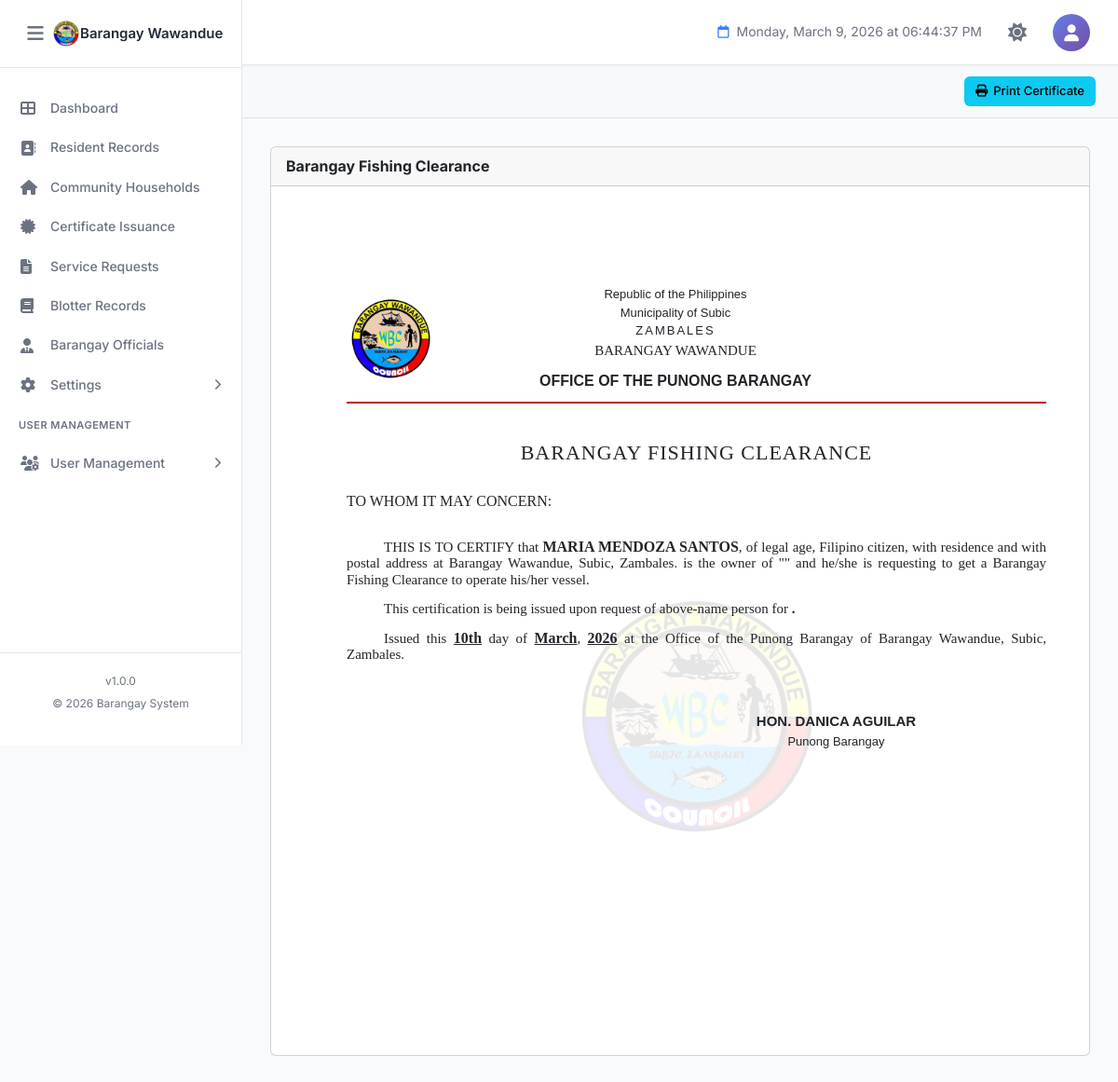
Page /certifications/certificate-fishingclearance.php?resident_id=13 (signed in) on the committed database.
### tables this page shows
CREATE TABLE `barangay_info` (
  `id` int(11) NOT NULL,
  `province_name` varchar(100) NOT NULL DEFAULT 'Province Name',
  `town_name` varchar(100) NOT NULL DEFAULT 'Town/City Name',
  `barangay_name` varchar(100) NOT NULL DEFAULT 'Barangay Name',
  `contact_number` varchar(20) DEFAULT NULL,
  `dashboard_text` text DEFAULT NULL,
  `municipal_logo` varchar(255) DEFAULT NULL COMMENT 'Path to municipal/city logo',
  `barangay_logo` varchar(255) DEFAULT NULL COMMENT 'Path to barangay logo',
  `dashboard_image` varchar(255) DEFAULT NULL COMMENT 'Path to dashboard background image',
  `created_at` timestamp NOT NULL DEFAULT current_timestamp(),
  `updated_at` timestamp NOT NULL DEFAULT current_timestamp() ON UPDATE current_timestamp(),
  `updated_by` int(11) DEFAULT NULL COMMENT 'User ID who last updated',
  PRIMARY KEY (`id`),
  KEY `fk_barangay_info_user` (`updated_by`)
);

CREATE TABLE `residents` (
  `id` int(11) NOT NULL AUTO_INCREMENT,
  `resident_id` varchar(20) DEFAULT NULL COMMENT 'Auto-generated resident ID (Format: W-XXXXX)',
  `photo` varchar(255) DEFAULT NULL COMMENT 'Path to resident photo',
  `first_name` varchar(100) NOT NULL,
  `middle_name` varchar(100) DEFAULT NULL,
  `last_name` varchar(100) NOT NULL,
  `suffix` varchar(20) DEFAULT NULL COMMENT 'Jr., Sr., III, etc.',
  `sex` enum('Male','Female','Other') NOT NULL,
  `date_of_birth` date NOT NULL,
  `age` int(3) DEFAULT NULL COMMENT 'Calculated from date_of_birth',
  `place_of_birth` varchar(255) DEFAULT NULL,
  `religion` varchar(100) DEFAULT NULL,
  `ethnicity` enum('IPS','Non-IPS','') DEFAULT NULL COMMENT 'Indigenous People Status',
  `mobile_number` varchar(20) NOT NULL,
  `email` varchar(100) DEFAULT NULL,
  `current_address` text NOT NULL,
  `household_no` varchar(50) DEFAULT NULL,
  `household_contact` varchar(20) DEFAULT NULL,
  `purok` varchar(50) DEFAULT NULL,
  `civil_status` enum('Single','Married','Widowed','Separated','Divorced') NOT NULL,
  `spouse_name` varchar(255) DEFAULT NULL,
  `father_name` varchar(255) DEFAULT NULL,
  `mother_name` varchar(255) DEFAULT NULL,
  `number_of_children` int(2) DEFAULT 0,
  `household_head` varchar(255) DEFAULT NULL,
  `educational_attainment` varchar(100) DEFAULT NULL,
  `employment_status` varchar(50) DEFAULT NULL,
  `occupation` varchar(100) DEFAULT NULL,
  `monthly_income` varchar(50) DEFAULT NULL,
  `fourps_member` enum('Yes','No') DEFAULT 'No' COMMENT '4Ps Beneficiary',
  `fourps_id` varchar(50) DEFAULT NULL COMMENT '4Ps ID Number',
  `voter_status` enum('Yes','No','') DEFAULT NULL,
  `precinct_number` varchar(50) DEFAULT NULL,
  `pwd_status` enum('Yes','No') DEFAULT 'No' COMMENT 'Person with Disability',
  `senior_citizen` enum('Yes','No') DEFAULT 'No',
  `indigent` enum('Yes','No') DEFAULT 'No',
  `philhealth_id` varchar(50) DEFAULT NULL,
  `membership_type` enum('Member','Dependent','None','') DEFAULT NULL,
  `philhealth_category` varchar(100) DEFAULT NULL,
  `age_health_group` varchar(100) DEFAULT NULL,
  `medical_history` text DEFAULT NULL,
  `lmp_date` date DEFAULT NULL COMMENT 'Last Menstrual Period',
  `using_fp_method` enum('Yes','No','') DEFAULT NULL COMMENT 'Family Planning Method',
  `fp_methods_used` varchar(100) DEFAULT NULL COMMENT 'Family Planning Methods',
  `fp_status` varchar(50) DEFAULT NULL COMMENT 'Family Planning Status',
  `water_source_type` varchar(100) DEFAULT NULL,
  `toilet_facility_type` varchar(100) DEFAULT NULL,
  `remarks` text DEFAULT NULL,
  `verification_status` enum('Pending','Verified','Rejected') DEFAULT 'Pending' COMMENT 'Resident verification status',
  `verified_by` int(11) DEFAULT NULL COMMENT 'User ID who verified',
  `verified_at` datetime DEFAULT NULL COMMENT 'Verification timestamp',
  `rejection_reason` text DEFAULT NULL COMMENT 'Reason if rejected',
  `activity_status` enum('Active','Inactive','Deceased') DEFAULT 'Active' COMMENT 'Resident activity status',
  `status_changed_at` datetime DEFAULT NULL COMMENT 'When status was last changed',
  `status_changed_by` int(11) DEFAULT NULL COMMENT 'User ID who changed status',
  `status_remarks` text DEFAULT NULL COMMENT 'Remarks about status change',
  `created_at` timestamp NOT NULL DEFAULT current_timestamp(),
  `updated_at` timestamp NOT NULL DEFAULT current_timestamp() ON UPDATE current_timestamp(),
  `created_by` int(11) DEFAULT NULL COMMENT 'User ID who created the record',
  `updated_by` int(11) DEFAULT NULL COMMENT 'User ID who last updated',
  PRIMARY KEY (`id`),
  UNIQUE KEY `resident_id` (`resident_id`),
  KEY `idx_last_name` (`last_name`),
  KEY `idx_first_name` (`first_name`),
  KEY `idx_verification_status` (`verification_status`),
  KEY `idx_household_no` (`household_no`),
  KEY `idx_created_at` (`created_at`)
);

### certifications/certificate-fishingclearance.php (the view, shortened to what the rows shown need)
<?php
require_once '../config.php';
try {
    $pdo = new PDO(
        "mysql:host=" . DB_HOST . ";dbname=" . DB_NAME . ";charset=utf8mb4",
        DB_USER,
        DB_PASS,
        [
            PDO::ATTR_ERRMODE            => PDO::ERRMODE_EXCEPTION,
            PDO::ATTR_DEFAULT_FETCH_MODE => PDO::FETCH_ASSOC,
            PDO::ATTR_EMULATE_PREPARES   => false
        ]
    );
} catch (PDOException $e) {
    die("Database connection failed: " . $e->getMessage());
}
$resident_id = isset($_GET['resident_id']) ? intval($_GET['resident_id']) : 0;
$boatName     = isset($_GET['boatname'])     ? trim($_GET['boatname'])       : '';
$cert_date   = isset($_GET['date'])        ? $_GET['date']                : date('Y-m-d');
$resident = null;
try {
    $stmt = $pdo->prepare("
        SELECT id, first_name, middle_name, last_name, suffix, civil_status,
               date_of_birth,
               TIMESTAMPDIFF(YEAR, date_of_birth, CURDATE()) AS age
        FROM residents
        WHERE id = ?
        LIMIT 1
    ");
    $stmt->execute([$resident_id]);
    $row = $stmt->fetch();
    if ($row) {
        $resident = [
            'firstname'  => $row['first_name'],
            'middlename' => $row['middle_name'],
            'lastname'   => $row['last_name'],
            'suffix'     => $row['suffix'],
            'civil_status' => $row['civil_status'],
            'birthdate'  => $row['date_of_birth'],
            'age'        => $row['age'],
        ];
    }
} catch (PDOException $e) {
    error_log("Error fetching resident: " . $e->getMessage());
}
$province   = 'Province';
$town       = 'Municipality';
$brgy       = 'Barangay';
try {
    $biStmt = $pdo->query("SELECT * FROM barangay_info WHERE id = 1 LIMIT 1");
    $bi = $biStmt->fetch();
    if ($bi) {
        $province  = $bi['province_name']  ?? 'Province';
        $town      = $bi['town_name']      ?? 'Municipality';
        $brgy      = $bi['barangay_name']  ?? 'Barangay';
    }
} catch (PDOException $e) {
    error_log("Error fetching barangay info: " . $e->getMessage());
}
$residentFullName = ucwords(trim(
    $resident['firstname'] . ' ' .
    ($resident['middlename'] ? $resident['middlename'] . ' ' : '') .
    $resident['lastname'] .
    ($resident['suffix'] ? ' ' . $resident['suffix'] : '')
));
$certDateObj  = !empty($cert_date) ? new DateTime($cert_date) : new DateTime();
$dayOrdinal   = date('jS',  $certDateObj->getTimestamp());
$monthName    = date('F',   $certDateObj->getTimestamp());
$yearNum      = date('Y',   $certDateObj->getTimestamp());
?>
<!DOCTYPE html>
<html lang="en">
<head>
    <link rel="stylesheet" href="../assets/bootstrap/css/bootstrap.min.css">
    <link rel="stylesheet" href="https://cdnjs.cloudflare.com/ajax/libs/font-awesome/6.4.0/css/all.min.css">
    <link rel="stylesheet" href="../assets/css/style.css">
</head>
<body>
    <?php include '../components/sidebar.php'; ?>
    <main class="main-content">
        <div class="dashboard-content">
            <div class="card">
                <div class="card-body" id="printThis">
                    <div class="cert-page">
                        <div class="cert-header">
                            <div class="header-center">
                                <p>Republic of the Philippines</p>
                                <p>Municipality of <?= ucwords($town) ?></p>
                                <p style="letter-spacing: 2px;"><?= strtoupper($province) ?></p>
                                <p class="brgy-name"><?= strtoupper($brgy) ?></p>
                                <p class="office-name">OFFICE OF THE PUNONG BARANGAY</p>
                            </div>
                        </div>
                        <h2 class="cert-title">BARANGAY FISHING CLEARANCE</h2>
                        <div class="cert-content-area">
                            <div class="cert-body">
                                <div class="cert-body-content">
                                    <p class="text-indent">
                                        THIS IS TO CERTIFY that
                                        <span class="bold"><?= strtoupper($residentFullName) ?></span>,
                                        of legal age,
                                        Filipino citizen, with residence and with postal address at
                                        <span><?= ucwords($brgy) ?></span>,
                                        <span><?= ucwords($town) ?></span>,
                                        <span><?= ucwords($province) ?>.</span>
                                        is the owner of "<strong><?= htmlspecialchars(strtoupper($boatName)) ?></strong>" and he/she is requesting to get a Barangay Fishing Clearance to
                                        operate his/her vessel.
                                    </p>
                                    <p class="text-indent">
                                        Issued this
                                        <span class="underline-val"><?= $dayOrdinal ?></span>
                                        <span>day</span> of
                                        <span class="underline-val"><?= $monthName ?></span>,
                                        <span class="underline-val"><?= $yearNum ?></span>
                                        at the Office of the Punong Barangay of
                                         <span><?= ucwords($brgy) ?></span>,
                                        <span><?= ucwords($town) ?></span>,
                                        <span><?= ucwords($province) ?>.</span>
                                    </p>
                                    </div>
                                </div>
                            </div>
                        </div>
                    </div>
                </div>
            </div>
    </main>
</body>
</html>

### components/sidebar.php (shortened to what the rows shown need)
<?php
$sidebar_brgy_name = 'BIS';
$sidebar_brgy_logo = 'assets/images/logo.png';
if (isset($conn)) {
    $s_stmt = $conn->prepare("SELECT barangay_name, barangay_logo FROM barangay_info WHERE id = 1 LIMIT 1");
    if ($s_stmt) {
        $s_stmt->execute();
        $s_result = $s_stmt->get_result();
        if ($s_result->num_rows > 0) {
            $s_row = $s_result->fetch_assoc();
            if (!empty($s_row['barangay_name'])) $sidebar_brgy_name = $s_row['barangay_name'];
            if (!empty($s_row['barangay_logo']))  $sidebar_brgy_logo = $s_row['barangay_logo'];
        }
    }
}
if (!file_exists($sidebar_brgy_logo) && file_exists('../' . $sidebar_brgy_logo)) {
    $sidebar_brgy_logo = '../' . $sidebar_brgy_logo;
}
?>
<aside class="sidebar" id="sidebar">
    <div class="sidebar-header">
        <div class="sidebar-brand" style="display:flex;align-items:center;overflow:hidden;">
            <img src="<?php echo htmlspecialchars($sidebar_brgy_logo); ?>" alt="Logo"
                 style="width:30px;height:30px;object-fit:contain;">
            <h2 class="sidebar-title" style="font-size:15px;margin:0;white-space:nowrap;">
                <?php echo htmlspecialchars($sidebar_brgy_name); ?>
            </h2>
        </div>
    </div>
</aside>

### rows in the picture
barangay_info: barangay_name "Barangay Wawandue", town_name "Subic", province_name "ZAMBALES", barangay_name "BARANGAY WAWANDUE", province_name "Zambales"
residents: residentFullName "MARIA MENDOZA SANTOS"

### other values in the picture
SITE_VERSION "1.0.0"
SITE_YEAR "2026"
$dayOrdinal "10th"
$monthName "March"
$yearNum "2026"
$captain['name'] "DANICA AGUILAR"
